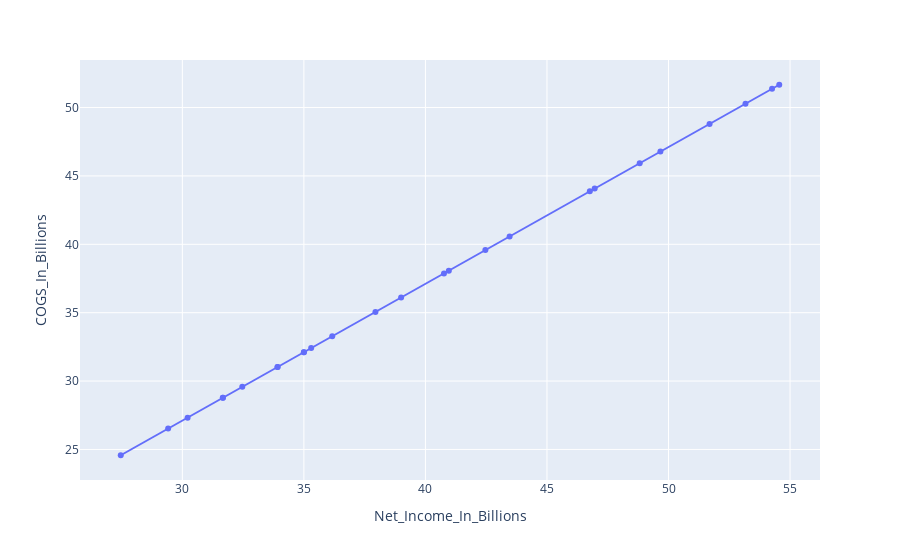

This figure's notebook cell:
### Markdown cell above
**This company also had an increase in Cost of Goods Sold as Net Income began to rise.  While sometimes improved efficiency can reduce Cost of Goods Sold, decreased efficiency can indicate that sales may be rising faster than the infrastructure of the company can handle creating inefficiencies.  This can also indicate positive growth for a company.**

### Code cell
fig = px.scatter(df, x="Net_Income_In_Billions", y="COGS_In_Billions", trendline="ols")
fig.show()

### Figure 1 — Plotly figure (JSON) as saved in the notebook; plotly's stock layout.template omitted (floating-point values rounded to 4 significant figures)
{"data": [{"hovertemplate": "Net_Income_In_Billions=%{x}<br>COGS_In_Billions=%{y}<extra></extra>", "legendgroup": "", "marker": {"color": "#636efa", "symbol": "circle"}, "mode": "markers", "name": "", "orientation": "v", "showlegend": false, "type": "scatter", "x": [39, 35, 35.3, 36.17, 33.92, 32.47, 33.92, 31.67, 30.22, 31.67, 29.42, 27.47, 35, 37.94, 42.47, 49.67, 53.17, 51.69, 54.56, 54.26, 48.81, 46.76, 46.96, 43.46, 40.76, 40.96], "xaxis": "x", "y": [36.11, 32.11, 32.41, 33.28, 31.03, 29.58, 31.03, 28.78, 27.33, 28.78, 26.53, 24.58, 32.11, 35.05, 39.58, 46.78, 50.28, 48.8, 51.67, 51.37, 45.92, 43.87, 44.07, 40.57, 37.87, 38.07], "yaxis": "y"}, {"hovertemplate": "<b>OLS trendline</b><br>COGS_In_Billions = 1 * Net_Income_In_Billions + -2.89<br>R<sup>2</sup>=1.000000<br><br>Net_Income_In_Billions=%{x}<br>COGS_In_Billions=%{y} <b>(trend)</b><extra></extra>", "legendgroup": "", "marker": {"color": "#636efa", "symbol": "circle"}, "mode": "lines", "name": "", "showlegend": false, "type": "scatter", "x": [27.47, 29.42, 30.22, 31.67, 31.67, 32.47, 33.92, 33.92, 35, 35, 35.3, 36.17, 37.94, 39, 40.76, 40.96, 42.47, 43.46, 46.76, 46.96, 48.81, 49.67, 51.69, 53.17, 54.26, 54.56], "xaxis": "x", "y": [24.58, 26.53, 27.33, 28.78, 28.78, 29.58, 31.03, 31.03, 32.11, 32.11, 32.41, 33.28, 35.05, 36.11, 37.87, 38.07, 39.58, 40.57, 43.87, 44.07, 45.92, 46.78, 48.8, 50.28, 51.37, 51.67], "yaxis": "y"}], "layout": {"autosize": true, "legend": {"tracegroupgap": 0}, "margin": {"t": 60}, "xaxis": {"anchor": "y", "autorange": true, "domain": [0, 1], "range": [25.86, 56.17], "title": {"text": "Net_Income_In_Billions"}, "type": "linear"}, "yaxis": {"anchor": "x", "autorange": true, "domain": [0, 1], "range": [22.48, 53.76], "title": {"text": "COGS_In_Billions"}, "type": "linear"}}}
